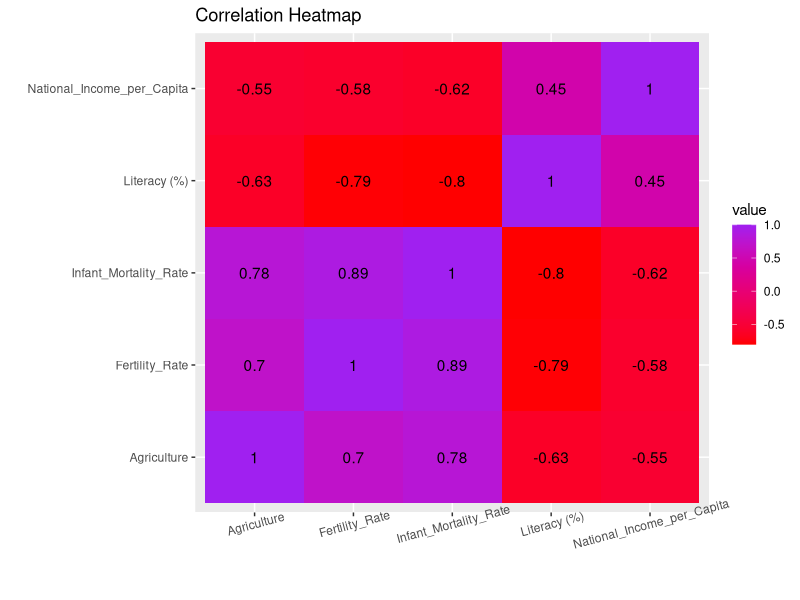
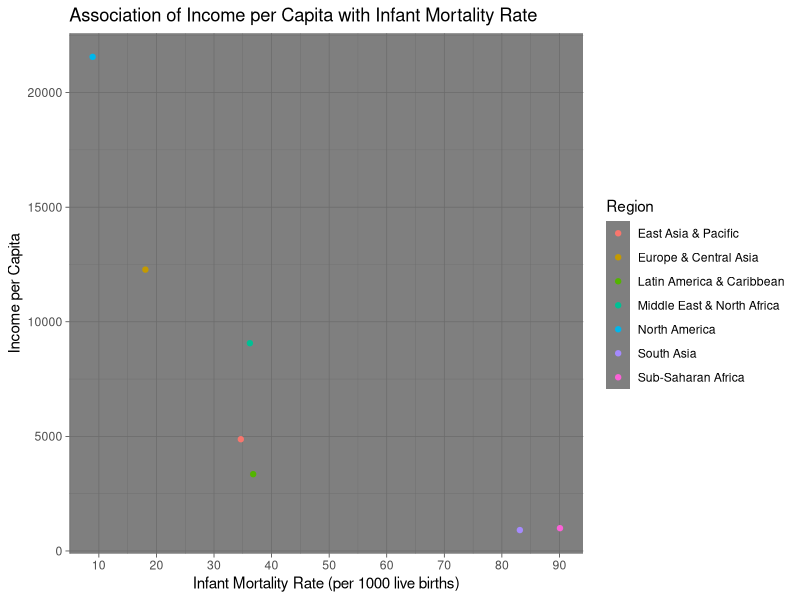
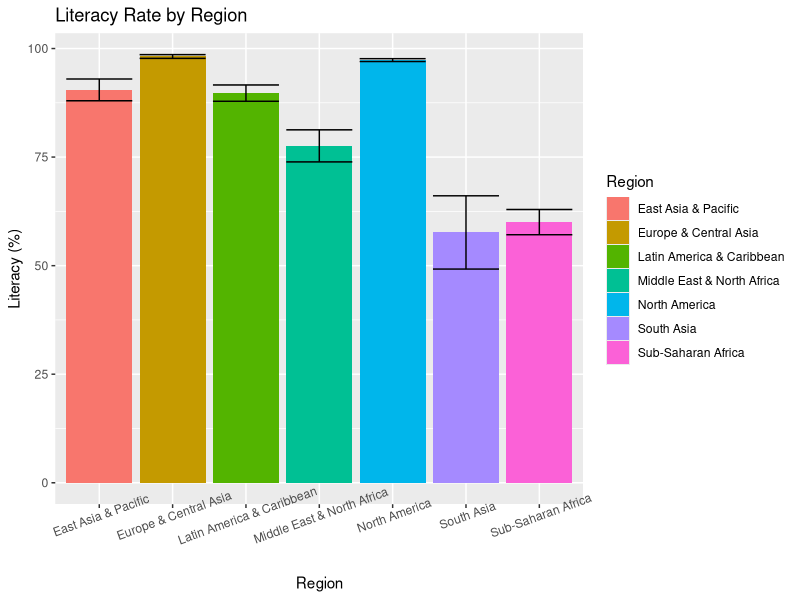

Write the R code that produced these figures, in order.
## ---- chunk 1
knitr::opts_chunk$set(echo = TRUE, eval = TRUE, fig.align = "center", warning = F, message = F,
tidy=TRUE, tidy.opts=list(width.cutoff=60), R.options=list(max.print=100))
## ---- chunk 2
library(tidyverse)
library("readxl")
country_lit <- read_excel("Project1_literacy.xlsx")
country_MFI <- read_excel("Project1_MFI.xlsx")
## ---- chunk 3
MFI <- country_MFI %>% pivot_longer(3:143, names_to="year", values_to = "rate") %>% separate("year", into=c("stat","Year"), sep=1) %>% pivot_wider(names_from="stat", values_from="rate") %>% rename("Infant_Mortality_Rate" = m, "Fertility_Rate" = f, "National_Income_per_Capita" = i)

MFI_tidy <- MFI %>% group_by(Country, Region) %>% summarize(Infant_Mortality_Rate = mean(Infant_Mortality_Rate, na.rm=T), Fertility_Rate=mean(Fertility_Rate, na.rm=T), National_Income_per_Capita=mean(National_Income_per_Capita, na.rm=T))

glimpse(MFI_tidy)
## ---- chunk 4
Country_join <- MFI_tidy %>% inner_join(country_lit, by="Country")
glimpse(Country_join)

MFI_tidy %>% anti_join(Country_join, by="Country")
country_lit %>% anti_join(Country_join, by="Country")
## ---- chunk 5
means <- Country_join %>% group_by(Region) %>% summarize("mean_IMR"=mean(Infant_Mortality_Rate, na.rm = T), "mean_FR"=mean(Fertility_Rate, na.rm = T), "mean_IPC"=mean(National_Income_per_Capita, na.rm = T), "mean_lit"=mean(`Literacy (%)`, na.rm = T), "mean_ag"=mean(Agriculture, na.rm = T)) %>% arrange(mean_ag) 

Country_join %>% group_by(Region) %>% summarize("sd_IMR"=sd(Infant_Mortality_Rate, na.rm = T), "sd_FR"=sd(Fertility_Rate, na.rm = T), "sd_IPC"=sd(National_Income_per_Capita, na.rm = T), "sd_lit"=sd(`Literacy (%)`, na.rm = T), "sd_ag"=sd(Agriculture, na.rm = T))

Country_join %>% filter(Agriculture > 0.20) %>% group_by(Region) %>% summarize(count=n(),"mean_IPC"=mean(National_Income_per_Capita, na.rm=T)) %>% arrange(count)

Country_join %>% mutate(Other_sectors=1-Agriculture) %>% filter(Agriculture>Other_sectors)

nums <- Country_join %>% na.omit() %>% select_if(is.numeric)
nums$Country <- NULL
cor <- cor(nums) %>% as.data.frame
cor
## ---- chunk 6
tidycor <- cor %>% rownames_to_column %>%
pivot_longer(-1)
tidycor %>%  ggplot(aes(rowname,name,fill=value))+geom_tile()+
geom_text(aes(label=round(value,2)))+
xlab("")+ylab("") +theme(axis.text.x= element_text(angle=15)) + scale_fill_gradient(low="red", high="purple") +ggtitle("Correlation Heatmap")

ggplot(data=means, aes(mean_IMR, mean_IPC, color=Region)) + geom_point() + theme_dark() + scale_x_continuous(breaks=seq(10,100, by=10), name="Infant Mortality Rate (per 1000 live births)") + scale_y_continuous(name="Income per Capita") + ggtitle("Association of Income per Capita with Infant Mortality Rate")

ggplot(data=Country_join, aes(x=Region,y=`Literacy (%)`, fill=Region)) + geom_bar(stat="summary", fun.y="mean") + geom_errorbar(stat="summary") + theme(axis.text.x=element_text(angle=20)) + ggtitle("Literacy Rate by Region")
## ---- chunk 7
nums2 <- nums %>% scale
PCA <- princomp(nums2)

eigval<-PCA$sdev^2
varprop=round(eigval/sum(eigval), 2)
summary(PCA, loadings=T)
